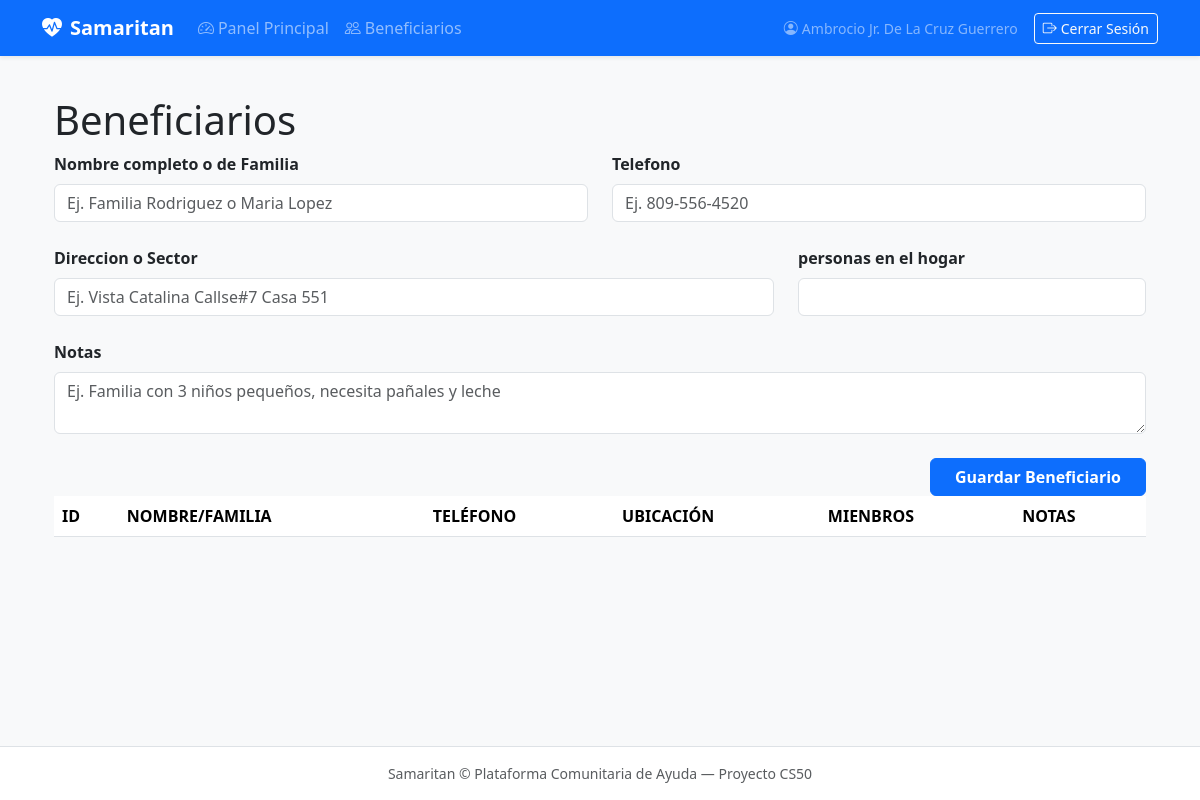
Page /beneficiaries (signed in) on the earlier database version.
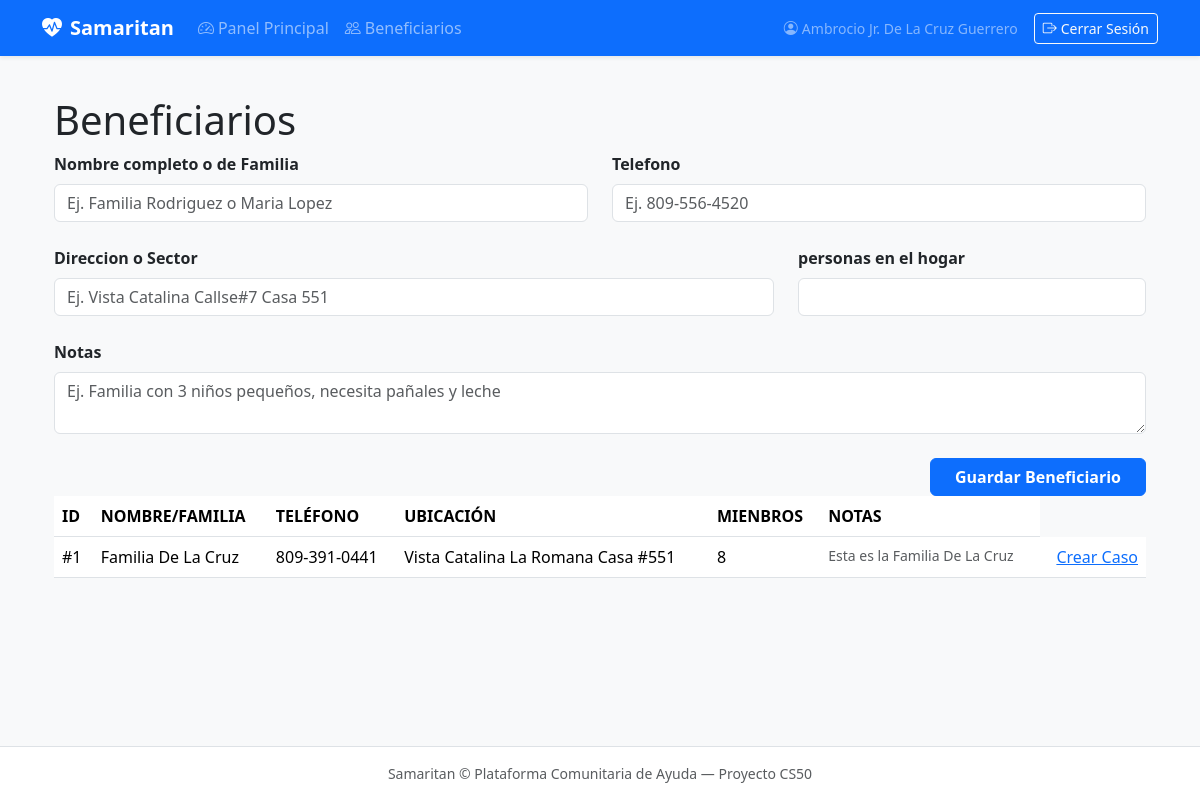
Same page on the later database version.
### tables this page shows
CREATE TABLE beneficiaries (
    id INTEGER PRIMARY KEY AUTOINCREMENT,
    name TEXT NOT NULL,
    phone TEXT,
    location TEXT,
    household_size INTEGER DEFAULT 1,
    notes TEXT,
    created_at TIMESTAMP DEFAULT CURRENT_TIMESTAMP
);

### app.py (the view, shortened to what this page needs)
@app.route("/beneficiaries", methods=["GET", "POST"])
@login_required
def beneficiaries():
  with get_db() as conn:
    all_beneficiaries = conn.execute("SELECT * FROM beneficiaries ORDER BY name ASC").fetchall()
  return render_template("beneficiaries.html", beneficiaries=all_beneficiaries)

### app.py (called while the page is built)
@app.after_request
def after_request(response):
    response.headers["Cache-Control"] = "no-cache, no-store, must-revalidate"
    response.headers["Expires"] = 0
    response.headers["Pragma"] = "no-cache"
    return response

### db.py (called while the page is built)
def get_db():
  if "db" not in g:
    g.db = sqlite3.connect(
      current_app.config["DATABASE"],
      detect_types=sqlite3.PARSE_DECLTYPES
    )
    g.db.row_factory = sqlite3.Row
  return g.db

def login_required(f):
  @wraps(f)
  def wrapper(*args, **kwargs):
    if session.get("user_id") is None:
      return redirect("/login")
    return f(*args, **kwargs)
  return wrapper

### templates/beneficiaries.html (shortened to what this page needs)
{% extends "layout.html" %}
{% block main %}
  <div class="container">
    <h1>Beneficiarios</h1>
    <div>
      <form action="/beneficiaries" method="post">
        <div class="row g-4">
          <div class="col-12 col-md-6">
            <label for="name" class="form-label fw-semibold">Nombre completo o de Familia</label>
            <input type="text" class="form-control" name="name" placeholder="Ej. Familia Rodriguez o Maria Lopez" >
          </div>
          <div class="col-12 col-md-6">
            <label for="phone" class="form-label fw-semibold">Telefono</label>
            <input type="text" class="form-control" name="phone" placeholder="Ej. 809-556-4520" >
          </div>
          <div class="col-12 col-md-8">
            <label for="location" class="form-label fw-semibold">Direccion o Sector</label>
            <input type="text" class="form-control" name="location" placeholder="Ej. Vista Catalina Callse#7 Casa 551" >
          </div>
          <div class="col-12 col-md-4">
            <label for="household_size" class="form-label fw-semibold">personas en el hogar</label>
            <input type="number" class="form-control" name="household_size" >
          </div class="col-12">
          <div class="col-12">
            <label for="notes" class="form-label fw-semibold">Notas</label>
            <textarea name="notes" class="form-control" placeholder="Ej. Familia con 3 niños pequeños, necesita pañales y leche"></textarea>
          </div>
          <div class="col-12 d-flex justify-content-end gap-2 mt-4">
            <button type="submit" class="btn btn-primary px-4 fw-semibold">Guardar Beneficiario</button>
          </div>
        </div>
      </form>
    </div>
    <div>
      <table class="table">
        <thead>
          <tr>
            <th>ID</th>
            <th>NOMBRE/FAMILIA</th>
            <th>TELÉFONO</th>
            <th>UBICACIÓN</th>
            <th>MIENBROS</th>
            <th>NOTAS</th>
          </tr>
        </thead>
        <tbody>
          {% for b in beneficiaries %}
            <tr>
              <td>#{{ b.id }}</td>
              <td required>{{ b.name }}</td>
              <td>{{ b.phone }}</td>
              <td>{{ b.location }}</td>
              <td>{{ b.household_size }}</td>
              <td class="text-muted small">{{ b.notes }}</td>
              <td class="text-end">
                <a href="/cases/new?beneficiary_id={{ b.id }}">Crear Caso</a>
              </td>
            </tr>
          {% endfor %}
        </tbody>
      </table>
    </div>
  </div>
{% endblock %}

Differences in the rows shown:
added beneficiaries: id "1", name "Familia De La Cruz", phone "809-391-0441", location "Vista Catalina La Romana Casa #551", household_size "8", notes "Esta es la Familia De La Cruz"
